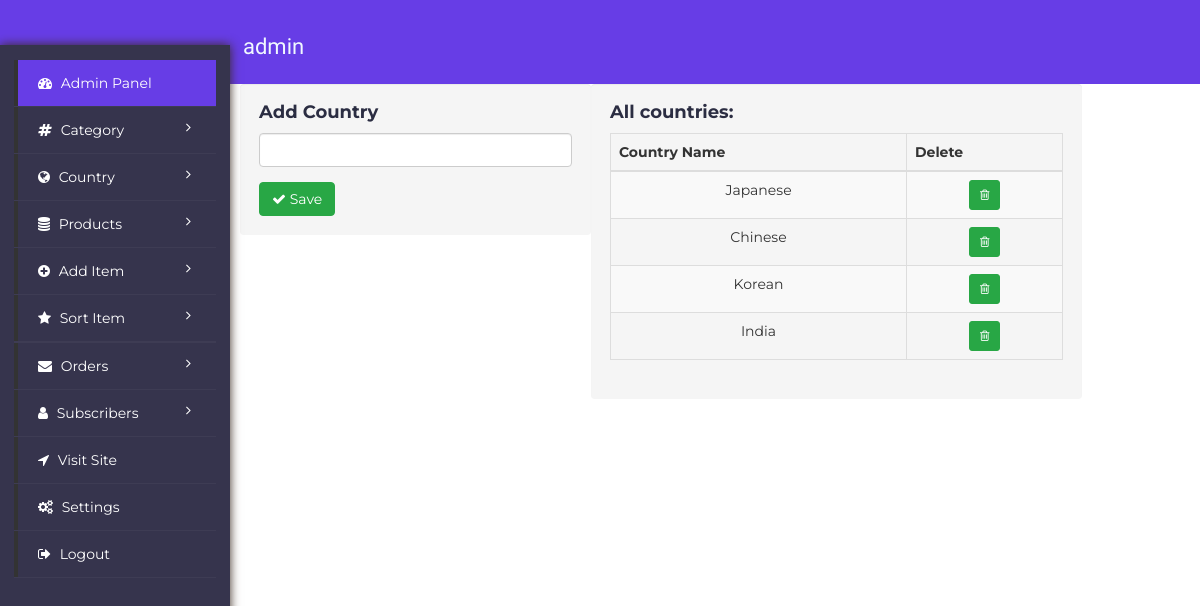
Screenshot of /vPanel/country/countries.php (signed in) with the database file from the repository.
### tables this page shows
CREATE TABLE `countries` (
  `cont_id` int(11) NOT NULL,
  `cont_title` varchar(50) NOT NULL,
  `added_by` varchar(50) NOT NULL,
  `date_time` varchar(50) NOT NULL
);

### vPanel/country/countries.php (the view, shortened to what this page needs)
<?php
	include "../includes/functions.php";
	$allCountries= mysqli_query($con, "SELECT * FROM countries");
	include("../partpage/header.php");
?>
<div class="container-fluid">
  <?php include("../partpage/sidebar.php"); ?>
  <div class="col-md-9 content" style="margin-left:10px">
    <div class="panel-body-boots">
      <div class="row">
        <div class="col-md-5 col-xs-12 well">
          <h4 class="m-b-0">Add Country
          </h4>
          <form action="countries.php" method="post" novalidate="novalidate">
            <div class="form-body">
              <div class="row ">
                <div class="col-md-12">
                  <div class="form-group">
                    <input name="country" class="form-control" id="country" required="" type="text" placeholder="" minlength="3" value="">
                  </div>
                </div>
              </div>
            </div>
            <div class="form-actions">
              <button class="btn btn-info" type="submit" name="cont-submit">
                <i class="fa fa-check">
                </i> Save
              </button>
            </div>
          </form>
        </div>
        <div class="col-md-7 col-xs-12 well">
          <h4>All countries:
          </h4>
          <div class="table-responsive text-center">
            <table width="100%" class="display table table-hover table-striped table-bordered" cellspacing="0">
              <thead>
                <tr>
                  <th>Country Name
                  </th>
                  <th>Delete
                  </th>
                </tr>
              </thead>
              <tbody>
<?php
	foreach ($allCountries as $country){
?>
                <tr>
                  <td>
					<?=$country['cont_title']?>
                  </td>
                  <td class="jsgrid-align-center">
                    <form action="countries.php" method="post">
                      <button type = "submit"  name="delcont-submit" class="btn btn-sm btn-info waves-effect waves-light" onclick="return confirm('Are you sure to delete this data?')">
                        <i class="fa fa-trash-o">
                        </i>
                      </button>
                    </form>
                  </td>
                </tr>
<?php
	}
?>
              </tbody>
            </table>
          </div>
        </div>
      </div>
    </div>
  </div>
</div>
<?php include("../partpage/footer.php"); ?>

### css/style.css (style rules this page uses)
* { margin: 0; padding: 0; scroll-behavior: smooth; }
body { font-family: 'Montserrat', sans-serif; font-weight: 400; background-color: #fff; }
h2, h3, h4, h5, h6 { color: #2b2d42; font-weight: 700; margin: 0 0 10px; }
.content { background: #fff; position: relative; z-index: 3; width: 90%; }
.btn-info { background-color: #28a745; border-color: #28a745; }
.well { margin-bottom: 0; border: none; }

### css/media.css (style rules this page uses)
@media (min-width: 1200px) { .content { width: 72%; } }

### rows the page displays
countries: cont_title "Japanese"
countries: cont_title "Chinese"
countries: cont_title "Korean"
countries: cont_title "India"

### other values shown
$_SESSION["username"] "admin"
